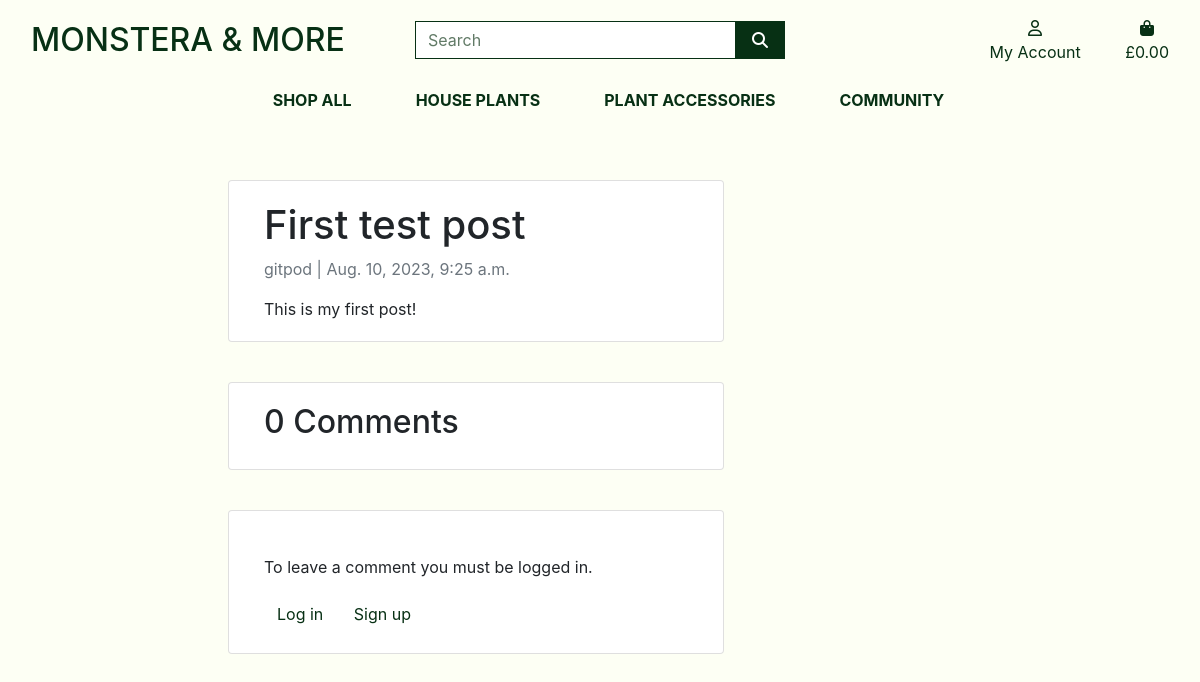
Page /blog/first-test-post/ on the earlier database version.
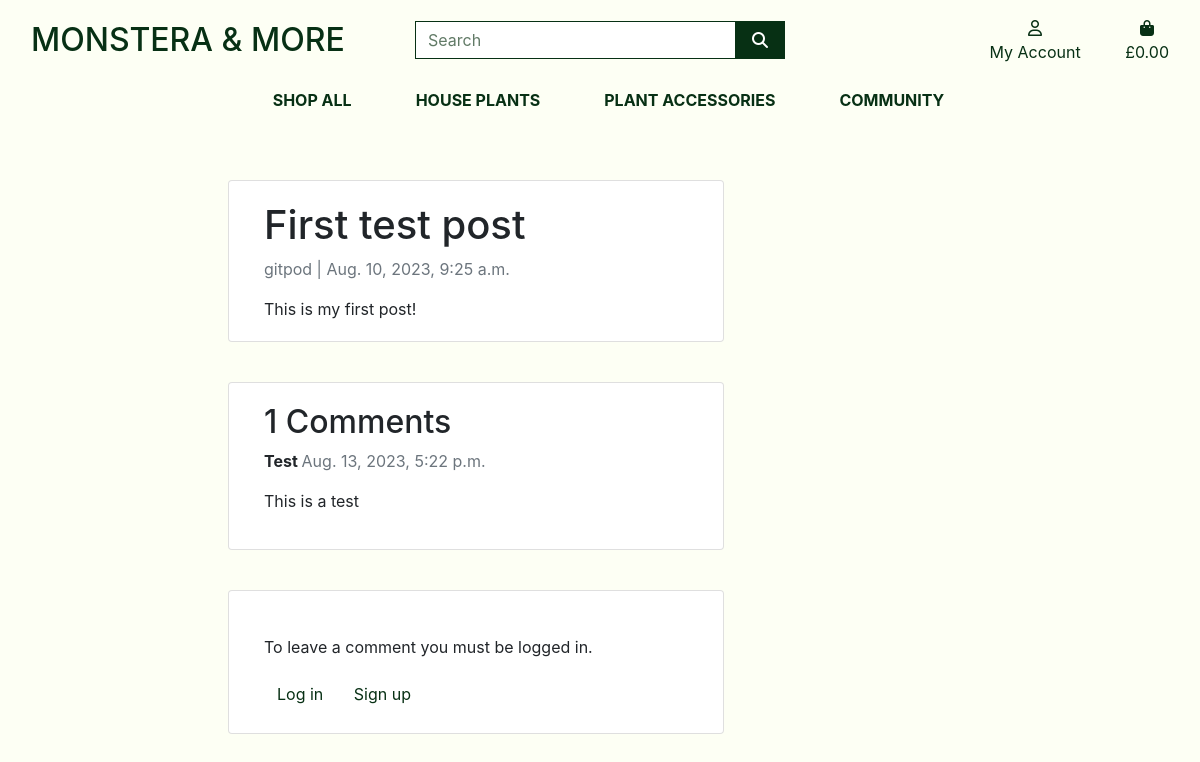
Same page on the later database version.
### blog/models.py (models this page shows, shortened)
class Comment(models.Model):
    post = models.ForeignKey(Post, on_delete=models.CASCADE, related_name='comments', default=False)
    name = models.CharField(max_length=80, default="")
    user_id = models.ForeignKey(User, null=True,
                                blank=True, on_delete=models.SET_NULL)
    email = models.EmailField(default="")
    body = models.TextField(null=False, blank=False, default="")
    created_on = models.DateTimeField(auto_now_add=True)
    active = models.BooleanField(default=False)
    class Meta:
        ordering = ['created_on']

### blog/views.py (the view)
# urls.py: path('<slug:slug>/', views.PostDetail, name='post_detail'),
def PostDetail(request, slug):
    template_name = "blog/post_detail.html"
    post = get_object_or_404(Post, slug=slug)
    comments = post.comments.filter(active=True).order_by("-created_on")
    new_comment = None
    if request.method == "POST":
        comment_form = CommentForm(data=request.POST)
        if comment_form.is_valid():
            new_comment = comment_form.save(commit=False)
            new_comment.post = post
            new_comment.save()
    else:
        comment_form = CommentForm()
    return render(
        request,
        template_name,
        {
            "post": post,
            "comments": comments,
            "new_comment": new_comment,
            "comment_form": comment_form,
        },
    )

### blog/forms.py
class CommentForm(forms.ModelForm):
    class Meta:
        model = Comment
        fields = ('name', 'email', 'body')

### bag/contexts.py (called while the page is built, shortened)
def bag_contents(request):
    bag_items = []
    total = 0
    product_count = 0
    bag = request.session.get('bag', {})
    if total < settings.FREE_DELIVERY_THRESHOLD:
        delivery = total * Decimal(settings.STANDARD_DELIVERY_PERCENTAGE / 100)
        free_delivery_delta = settings.FREE_DELIVERY_THRESHOLD - total
    else:
        delivery = 0
        free_delivery_delta = 0
    grand_total = delivery + total
    context = {
        'bag_items': bag_items,
        'total': total,
        'product_count': product_count,
        'delivery': delivery,
        'free_delivery_delta': free_delivery_delta,
        'free_delivery_threshold': settings.FREE_DELIVERY_THRESHOLD,
        'grand_total': grand_total,
    }
    return context

### blog/templates/blog/post_detail.html (shortened to what this page needs)
{% extends "base.html" %}
{% load static %}
{% block page_header %}
<div class="container header-container">
</div>
{% endblock %}
{% block content %}
<div class="container">
  <div class="container">
    <div class="row">
      <div class="col-md-8 card mb-4  mt-3 left  top">
        <div class="card-body">
          <h1>{% block title %} {{ post.title }} {% endblock title %}</h1>
          <p class=" text-muted">{{ post.author }} | {{ post.created_on }}</p>
          <p class="card-text ">{{ post.content | safe }}</p>
        </div>
      </div>
      <div class="col-md-8 card mb-4  mt-3 ">
        <div class="card-body">
          <h2>{{ comments.count }} Comments</h2>
          {% for comment in comments %}
          <div class="comments">
            <p class="font-weight-bold">
              {{ comment.name }}
              <span class=" text-muted font-weight-normal">
                {{ comment.created_on }}
              </span>
            </p>
            {{ comment.body | linebreaks }}
          </div>
          {% endfor %}
        </div>
      </div>
      <div class="col-md-8 card mb-4  mt-3 ">
        <div class="card-body">
          {% if user.is_authenticated %}
            {% if new_comment %}
              <div class="alert alert-success" role="alert">
              Your comment has been submitted and is awaiting approval. Check back soon.
              </div>
            {% else %}
              <h3>Leave a comment</h3>
              <form method="post" action="{% url 'post_detail' post.slug %}">
              {{ comment_form | crispy }}
              {% csrf_token %}
              <button class="btn btn-black rounded-0 btn-lg text-uppercase" type="submit" aria-label="Submit a comment button">Submit<span class="icon">
                <i class="fa-solid fa-plus"></i>
            </span></button>
              </form>
            {% endif %}
          {% else %}
          <div class="mt-4">
            <p>To leave a comment you must be logged in. </p>
            <a class="btn btn-outline-black rounded-0" href="{% url 'account_login' %}">Log in</a>
            <a class="btn btn-outline-black rounded-0" href="{% url 'account_signup' %}">Sign up</a>
          </div>
          {% endif %}
        </div>
      </div>
    </div>
  </div>
  {% endblock %}

Differences in the rows shown:
added Comment: name "Test", created_on "Aug. 13, 2023, 5:22 p.m.", body "This is a test"
Other differences:
{{ comments.count }}: "0" → "1"
